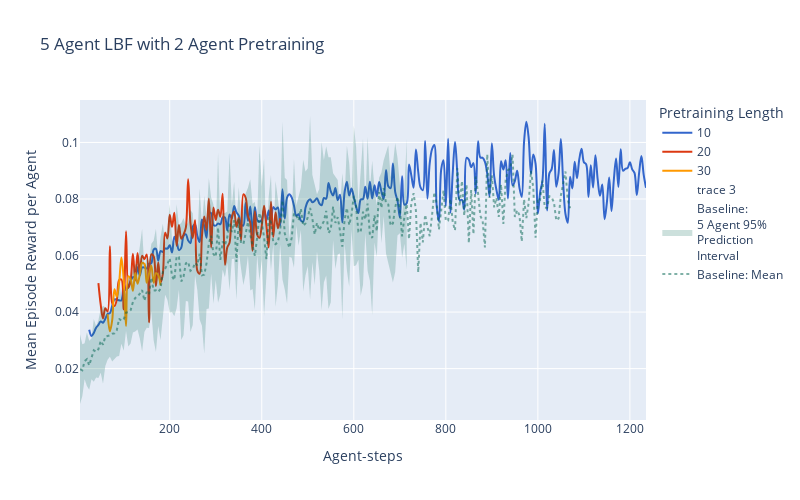

Write notebook code for a chart like this one.
### Markdown cell above
## Second Part Level Base Foraging

In which compare the effectiveness of the two scaling methodologies.

### Code cell
base_x, base_mean, retrain_results = plot_avg_retrain(
    5, path=['foraging-base_history.csv','forage-scale-2_history.csv'], 
    env="LBF", pre_agents=2, write=False)

### Figure 1 — Plotly figure (JSON) as saved in the notebook; plotly's stock layout.template omitted (floating-point values rounded to 4 significant figures; data arrays with more than 128 entries replaced by an {"elided": "..."} marker saying what was removed)
{"data": [{"hovertemplate": "Pretraining Length=10<br>Agent-steps=%{x}<br>Mean Episode Reward per Agent=%{y}<extra></extra>", "legendgroup": "10", "line": {"color": "#3366CC", "dash": "solid", "shape": "spline"}, "marker": {"symbol": "circle"}, "mode": "lines", "name": "10", "orientation": "v", "showlegend": true, "type": "scatter", "x": {"elided": "243 int values"}, "xaxis": "x", "y": {"elided": "243 float values"}, "yaxis": "y"}, {"hovertemplate": "Pretraining Length=20<br>Agent-steps=%{x}<br>Mean Episode Reward per Agent=%{y}<extra></extra>", "legendgroup": "20", "line": {"color": "#DC3912", "dash": "solid", "shape": "spline"}, "marker": {"symbol": "circle"}, "mode": "lines", "name": "20", "orientation": "v", "showlegend": true, "type": "scatter", "x": [45, 50, 55, 60, 65, 70, 75, 80, 85, 90, 95, 100, 105, 110, 115, 120, 125, 130, 135, 140, 145, 150, 155, 160, 165, 170, 175, 180, 185, 190, 195, 200, 205, 210, 215, 220, 225, 230, 235, 240, 245, 250, 255, 260, 265, 270, 275, 280, 285, 290, 295, 300, 305, 310, 315, 320, 325, 330, 335, 340, 345, 350, 355, 360, 365, 370, 375, 380, 385, 390, 395, 400, 405, 410, 415, 420, 425, 430, 435, 440], "xaxis": "x", "y": [0.05025, 0.04262, 0.03773, 0.04132, 0.04021, 0.0633, 0.0432, 0.04213, 0.04438, 0.05126, 0.05152, 0.04094, 0.06856, 0.04859, 0.05116, 0.06061, 0.05118, 0.06086, 0.0535, 0.05994, 0.05871, 0.06034, 0.0364, 0.06038, 0.05975, 0.04919, 0.05752, 0.05044, 0.05345, 0.0681, 0.06602, 0.07446, 0.07015, 0.07511, 0.06343, 0.07081, 0.06595, 0.0674, 0.06986, 0.08699, 0.07152, 0.06619, 0.07246, 0.05464, 0.05354, 0.06686, 0.0738, 0.06907, 0.08019, 0.06281, 0.07702, 0.07256, 0.07622, 0.07371, 0.08188, 0.05671, 0.06282, 0.06454, 0.0737, 0.07556, 0.07014, 0.07332, 0.06553, 0.08164, 0.08044, 0.07402, 0.07157, 0.06167, 0.07569, 0.0674, 0.06629, 0.0705, 0.07762, 0.07066, 0.06284, 0.07899, 0.06653, 0.07527, 0.06968, 0.0732], "yaxis": "y"}, {"hovertemplate": "Pretraining Length=30<br>Agent-steps=%{x}<br>Mean Episode Reward per Agent=%{y}<extra></extra>", "legendgroup": "30", "line": {"color": "#FF9900", "dash": "solid", "shape": "spline"}, "marker": {"symbol": "circle"}, "mode": "lines", "name": "30", "orientation": "v", "showlegend": true, "type": "scatter", "x": [65, 70, 75, 80, 85, 90, 95, 100, 105, 110, 115, 120, 125, 130, 135, 140, 145, 150, 155, 160, 165, 170, 175, 180], "xaxis": "x", "y": [0.03927, 0.03319, 0.03713, 0.04808, 0.04538, 0.05036, 0.05926, 0.0513, 0.03507, 0.05265, 0.05165, 0.0475, 0.05377, 0.05001, 0.05329, 0.05741, 0.05705, 0.05039, 0.05356, 0.0564, 0.05041, 0.05378, 0.05306, 0.04947], "yaxis": "y"}, {"line": {"color": "rgba(255,255,255,0)", "width": 0}, "type": "scatter", "x": {"elided": "214 int values"}, "y": {"elided": "214 float values"}}, {"fill": "tonexty", "fillcolor": "rgba(0,100,80,0.2)", "hoverinfo": "skip", "line": {"color": "rgba(255,255,255,0)"}, "name": "Baseline:<br>5 Agent 95%<br>Prediction<br>Interval", "type": "scatter", "x": {"elided": "214 int values"}, "y": {"elided": "214 float values"}}, {"line": {"color": "rgba(0,100,80,0.5)", "dash": "dot"}, "name": "Baseline: Mean", "type": "scatter", "x": {"elided": "214 int values"}, "y": {"elided": "214 float values"}}], "layout": {"height": 500, "legend": {"title": {"text": "Pretraining Length"}, "tracegroupgap": 0}, "title": {"text": "5 Agent LBF with 2 Agent Pretraining"}, "width": 800, "xaxis": {"anchor": "y", "domain": [0, 1], "title": {"text": "Agent-steps"}}, "yaxis": {"anchor": "x", "domain": [0, 1], "title": {"text": "Mean Episode Reward per Agent"}}}}
